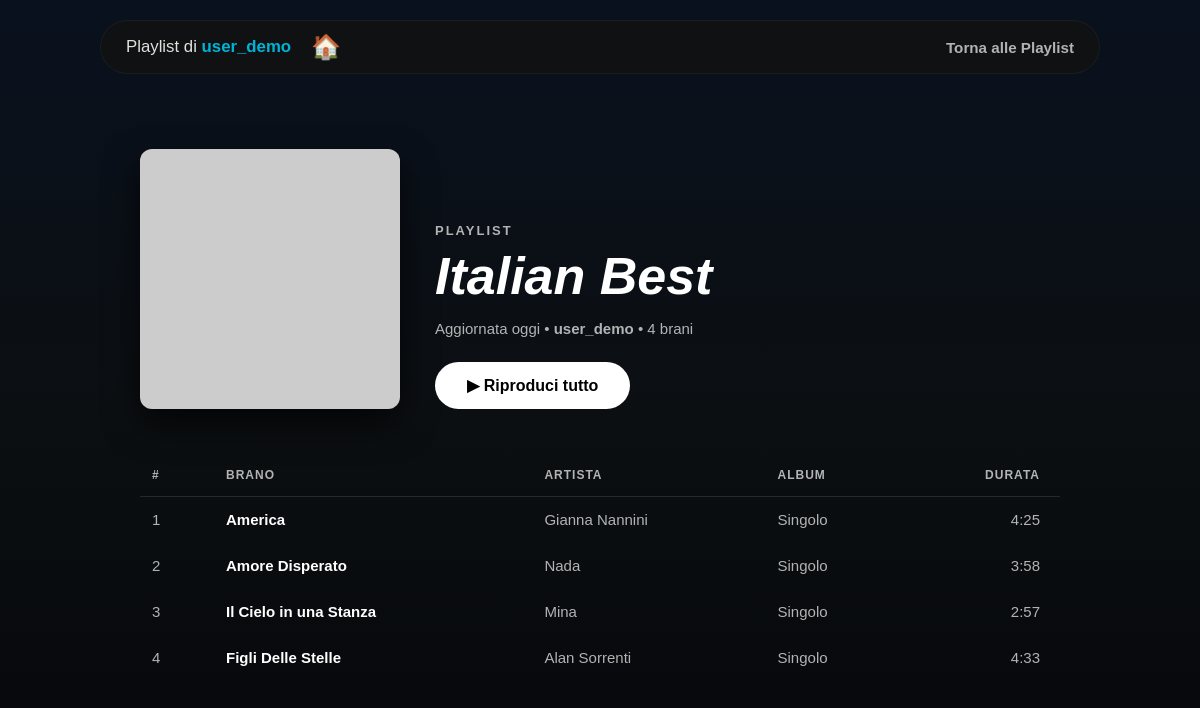
The app's page /playlists/2/ (signed in) with its own data.
### playlists/models.py (models this page shows, shortened)
class Playlist(models.Model):
    name = models.CharField(max_length=100)
    user = models.ForeignKey(User, on_delete=models.CASCADE)
    songs = models.ManyToManyField(Song, blank=True)
    created_at = models.DateTimeField(auto_now_add=True)

### catalogo/models.py (models this page shows, shortened)
class Song(models.Model):
    title = models.CharField(max_length=100)
    artist = models.CharField(max_length=100)
    genre = models.ForeignKey(Genre, on_delete=models.CASCADE)
    duration = models.CharField(max_length=10, default="0:00", help_text="Formato MM:SS (es. 3:45)")
    audio_file = models.FileField(upload_to='songs/', null=True, blank=True)

### playlists/views.py (the view)
# urls.py: path('<int:pk>/', PlaylistDetailView.as_view(), name='playlist_detail'),
class PlaylistDetailView(LoginRequiredMixin, DetailView):
    model = Playlist
    template_name = 'playlists/playlist_detail.html'
    context_object_name = 'playlist'

### playlists/templates/playlists/playlist_detail.html (shortened to what this page needs)
<!DOCTYPE html>
{% load static %}
<html lang="it">
<head>
    <link rel="stylesheet" href="{% static 'css/style.css' %}">
</head>
<body class="playlist-body">
<div class="navbar">
    <div class="nav-welcome">
        Playlist di <strong>{{ playlist.user.username }}</strong>
    </div>
    <a href="/" style="font-size: 24px; text-decoration: none; margin: 0 20px;" title="Torna alla Home">🏠</a>
    <div class="nav-actions" style="margin-left: auto;">
        <a href="{% url 'playlist-list' %}" class="nav-link">Torna alle Playlist</a>
    </div>
</div>
<div class="detail-container">
    <div class="playlist-header-banner">
        <div class="detail-cover-wrapper">
            <img src="https://placehold.co/400x400/181818/833ab4?text={{ playlist.name }}" alt="Cover Playlist" class="detail-cover">
        </div>
        <div class="detail-meta">
            <span class="meta-type">PLAYLIST</span>
            <h1 class="detail-title">{{ playlist.name }}</h1>
            <p class="detail-description">
                Aggiornata oggi • <strong>{{ playlist.user.username }}</strong> • {{ playlist.songs.count }} brani
            </p>
            <button class="btn-play" onclick="playSong(0)">▶ Riproduci tutto</button>
        </div>
    </div>
    <div class="songs-table-container">
        <table class="songs-table">
            <thead>
                <tr>
                    <th style="width: 50px;">#</th>
                    <th>Brano</th>
                    <th>Artista</th>
                    <th>Album</th>
                    <th style="text-align: right; padding-right: 20px;">Durata</th>
                </tr>
            </thead>
            <tbody>
                {% for song in playlist.songs.all %}
                <tr class="track-item"
                    data-src="{% if song.audio_file %}{{ song.audio_file.url }}{% endif %}"
                    data-title="{{ song.title|escapejs }}"
                    onclick="playSong({{ forloop.counter0 }})"
                    style="cursor: pointer;"
                    title="Clicca per ascoltare">
                    <td>{{ forloop.counter }}</td>
                    <td class="song-name-td">{{ song.title }}</td>
                    <td>{{ song.artist }}</td>
                    <td>{{ song.album|default:"Singolo" }}</td>
                    <td style="text-align: right; padding-right: 20px;">{{ song.duration }}</td>
                </tr>
                {% empty %}
                <tr>
                    <td colspan="5" style="text-align: center; color: #b3b3b3; padding: 40px; font-style: italic;">
                        Questa playlist è vuota. Aggiungi delle canzoni!
                    </td>
                </tr>
                {% endfor %}
            </tbody>
        </table>
    </div>
</div>
</body>
</html>

### catalogo/static/css/style.css (style rules this page uses)
body { background: linear-gradient(180deg, #09111e 0%, #0c0f12 50%, #05070a 100%); background-attachment: fixed; color: #ffffff; font-family: 'Segoe UI', Roboto, Helvetica, Arial, sans-serif; margin: 0; padding: 20px 100px 100px 100px; }
h1 { font-size: 1.7rem; font-weight: 900; font-style: italic; margin-left: 10px; margin-bottom: 20px; color: #ffffff; border: none; }
.navbar { display: flex; justify-content: space-between; align-items: center; background-color: rgba(18, 18, 18, 0.8); backdrop-filter: blur(10px); padding: 12px 25px; border-radius: 40px; margin-bottom: 35px; border: 1px solid rgba(255, 255, 255, 0.05); position: sticky; top: 20px; z-index: 1000; }
.nav-welcome { font-size: 1.05rem; color: #e0e1dd; }
.nav-welcome strong { color: #00b4d8; }
.nav-actions { display: flex; align-items: center; gap: 20px; }
.nav-link { color: #b3b3b3; text-decoration: none; font-weight: 600; font-size: 0.95rem; transition: 0.2s; }
.playlist-body { background-color: #121212; margin: 0; font-family: Arial, sans-serif; }
.detail-container { padding: 40px; box-sizing: border-box; max-width: 1400px; margin: 0 auto; }
.playlist-header-banner { display: flex; align-items: flex-end; gap: 35px; margin-bottom: 45px; }
.detail-cover-wrapper { width: 260px; height: 260px; flex-shrink: 0; border-radius: 12px; overflow: hidden; box-shadow: 0 15px 35px rgba(0, 0, 0, 0.7); }
.detail-cover { width: 100%; height: 100%; object-fit: cover; }
.detail-meta { color: white; display: flex; flex-direction: column; gap: 10px; }
.meta-type { font-size: 13px; font-weight: bold; letter-spacing: 2px; color: #b3b3b3; }
.detail-title { font-size: 52px; margin: 0; font-weight: 800; line-height: 1.1; }
.detail-description { color: #b3b3b3; font-size: 15px; margin: 5px 0 15px 0; }
.btn-play { background-color: white; color: black; border: none; padding: 14px 32px; font-size: 16px; font-weight: bold; border-radius: 30px; cursor: pointer; width: fit-content; transition: transform 0.2s ease, background-color 0.2s ease; }
.songs-table-container { margin-top: 20px; }
.songs-table { width: 100%; border-collapse: collapse; color: #b3b3b3; font-size: 15px; }
.songs-table th { text-align: left; padding: 14px 12px; border-bottom: 1px solid #282828; text-transform: uppercase; font-size: 12px; letter-spacing: 1px; color: #b3b3b3; }
.songs-table td { padding: 14px 12px; border-bottom: 1px solid transparent; vertical-align: middle; }
.songs-table tbody tr { transition: background-color 0.2s ease; }
.song-name-td { color: white; font-weight: 600; }

### records on screen
Playlist: user.username "user_demo", name "Italian Best", songs.count "4"
Song: title "America", artist "Gianna Nannini", album "Singolo", duration "4:25"
Song: title "Amore Disperato", artist "Nada", album "Singolo", duration "3:58"
Song: title "Il Cielo in una Stanza", artist "Mina", album "Singolo", duration "2:57"
Song: title "Figli Delle Stelle", artist "Alan Sorrenti", album "Singolo", duration "4:33"
